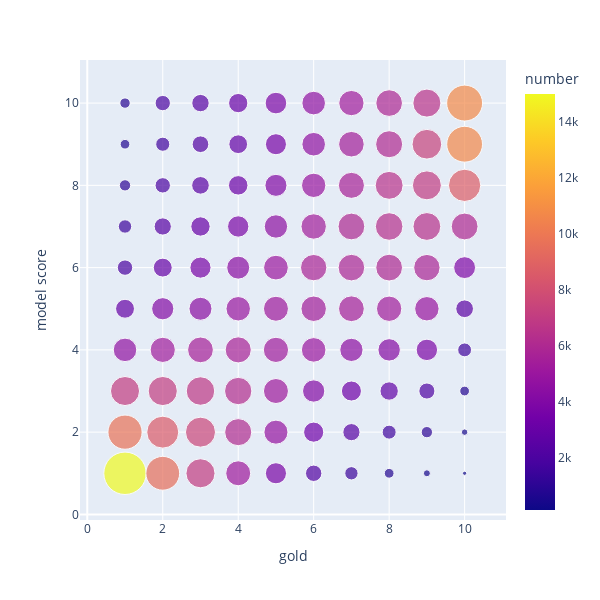

Notebook code cell kept with this figure:
### Markdown cell above
### Model 2 (h_0 값을 승자와 패자 같게 준 것)

### Code cell
input_df = analysis_df['model2_gold']
fig = px.scatter(
    input_df, x='gold', y='score_model2',
    labels={
        'score_model2': 'model score'
    },
    size='number', color='number', size_max=30, width=600, height=600)
fig.show()

### Figure 1 — Plotly figure (JSON) as saved in the notebook; plotly's stock layout.template omitted (floating-point values rounded to 4 significant figures)
{"data": [{"hovertemplate": "gold=%{x}<br>model score=%{y}<br>number=%{marker.color}<extra></extra>", "legendgroup": "", "marker": {"color": [14992, 9531, 7067, 5200, 3722, 2239, 1474, 795, 408, 147, 9735, 8518, 7515, 6104, 4823, 3387, 2456, 1626, 1066, 345, 7035, 7080, 6776, 6228, 5215, 4145, 3346, 2805, 2152, 793, 4608, 5290, 5532, 5675, 5310, 5041, 4506, 4190, 3829, 1594, 2982, 4110, 4410, 4995, 5206, 5405, 5526, 5359, 4969, 2613, 1976, 2986, 3723, 4396, 5092, 5775, 5880, 5961, 5800, 3986, 1498, 2475, 3124, 3791, 4560, 5384, 5968, 6337, 6450, 5988, 1063, 1970, 2586, 3168, 4056, 4934, 5644, 6486, 6990, 8678, 784, 1662, 2318, 2922, 3695, 4628, 5449, 6084, 7352, 10681, 902, 1953, 2524, 3096, 3896, 4637, 5326, 5932, 6559, 10750], "coloraxis": "coloraxis", "size": [14992, 9531, 7067, 5200, 3722, 2239, 1474, 795, 408, 147, 9735, 8518, 7515, 6104, 4823, 3387, 2456, 1626, 1066, 345, 7035, 7080, 6776, 6228, 5215, 4145, 3346, 2805, 2152, 793, 4608, 5290, 5532, 5675, 5310, 5041, 4506, 4190, 3829, 1594, 2982, 4110, 4410, 4995, 5206, 5405, 5526, 5359, 4969, 2613, 1976, 2986, 3723, 4396, 5092, 5775, 5880, 5961, 5800, 3986, 1498, 2475, 3124, 3791, 4560, 5384, 5968, 6337, 6450, 5988, 1063, 1970, 2586, 3168, 4056, 4934, 5644, 6486, 6990, 8678, 784, 1662, 2318, 2922, 3695, 4628, 5449, 6084, 7352, 10681, 902, 1953, 2524, 3096, 3896, 4637, 5326, 5932, 6559, 10750], "sizemode": "area", "sizeref": 16.66, "symbol": "circle"}, "mode": "markers", "name": "", "orientation": "v", "showlegend": false, "type": "scatter", "x": [1, 2, 3, 4, 5, 6, 7, 8, 9, 10, 1, 2, 3, 4, 5, 6, 7, 8, 9, 10, 1, 2, 3, 4, 5, 6, 7, 8, 9, 10, 1, 2, 3, 4, 5, 6, 7, 8, 9, 10, 1, 2, 3, 4, 5, 6, 7, 8, 9, 10, 1, 2, 3, 4, 5, 6, 7, 8, 9, 10, 1, 2, 3, 4, 5, 6, 7, 8, 9, 10, 1, 2, 3, 4, 5, 6, 7, 8, 9, 10, 1, 2, 3, 4, 5, 6, 7, 8, 9, 10, 1, 2, 3, 4, 5, 6, 7, 8, 9, 10], "xaxis": "x", "y": [1, 1, 1, 1, 1, 1, 1, 1, 1, 1, 2, 2, 2, 2, 2, 2, 2, 2, 2, 2, 3, 3, 3, 3, 3, 3, 3, 3, 3, 3, 4, 4, 4, 4, 4, 4, 4, 4, 4, 4, 5, 5, 5, 5, 5, 5, 5, 5, 5, 5, 6, 6, 6, 6, 6, 6, 6, 6, 6, 6, 7, 7, 7, 7, 7, 7, 7, 7, 7, 7, 8, 8, 8, 8, 8, 8, 8, 8, 8, 8, 9, 9, 9, 9, 9, 9, 9, 9, 9, 9, 10, 10, 10, 10, 10, 10, 10, 10, 10, 10], "yaxis": "y"}], "layout": {"coloraxis": {"colorbar": {"title": {"text": "number"}}, "colorscale": [[0, "#0d0887"], [0.1111, "#46039f"], [0.2222, "#7201a8"], [0.3333, "#9c179e"], [0.4444, "#bd3786"], [0.5556, "#d8576b"], [0.6667, "#ed7953"], [0.7778, "#fb9f3a"], [0.8889, "#fdca26"], [1, "#f0f921"]]}, "height": 600, "legend": {"itemsizing": "constant", "tracegroupgap": 0}, "margin": {"t": 60}, "width": 600, "xaxis": {"anchor": "y", "domain": [0, 1], "title": {"text": "gold"}}, "yaxis": {"anchor": "x", "domain": [0, 1], "title": {"text": "model score"}}}}
